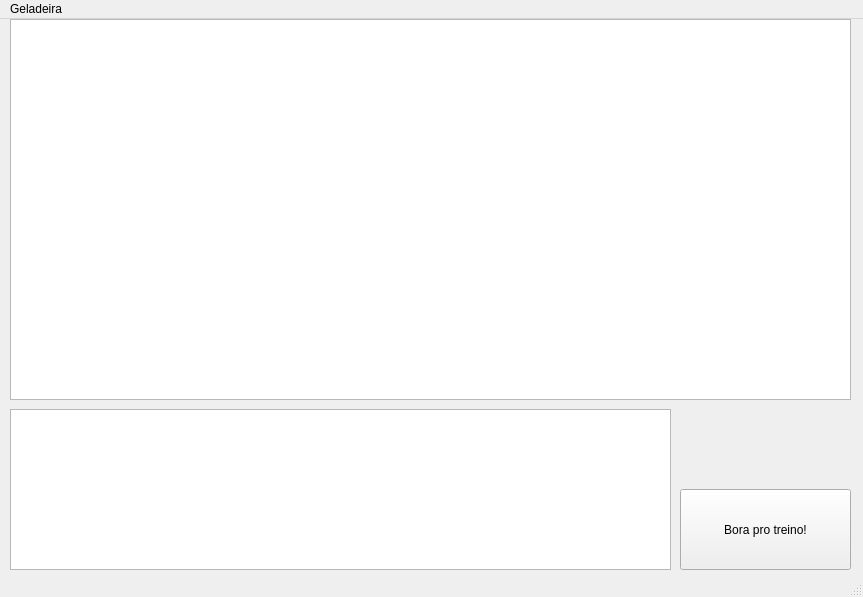
<?xml version="1.0" encoding="UTF-8"?>
<ui version="4.0">
 <class>MainWindow</class>
 <widget class="QMainWindow" name="MainWindow">
  <property name="geometry">
   <rect>
    <x>0</x>
    <y>0</y>
    <width>863</width>
    <height>597</height>
   </rect>
  </property>
  <property name="windowTitle">
   <string>Treininho</string>
  </property>
  <widget class="QWidget" name="centralwidget">
   <widget class="QTextEdit" name="textEdit">
    <property name="geometry">
     <rect>
      <x>10</x>
      <y>0</y>
      <width>841</width>
      <height>381</height>
     </rect>
    </property>
   </widget>
   <widget class="QPushButton" name="compilar">
    <property name="geometry">
     <rect>
      <x>680</x>
      <y>470</y>
      <width>171</width>
      <height>81</height>
     </rect>
    </property>
    <property name="text">
     <string>Bora pro treino!</string>
    </property>
   </widget>
   <widget class="QTextEdit" name="setText">
    <property name="geometry">
     <rect>
      <x>10</x>
      <y>390</y>
      <width>661</width>
      <height>161</height>
     </rect>
    </property>
    <property name="readOnly">
     <bool>true</bool>
    </property>
   </widget>
   <widget class="QLabel" name="label">
    <property name="geometry">
     <rect>
      <x>660</x>
      <y>380</y>
      <width>201</width>
      <height>101</height>
     </rect>
    </property>
    <property name="autoFillBackground">
     <bool>false</bool>
    </property>
    <property name="text">
     <string/>
    </property>
    <property name="pixmap">
     <pixmap resource="image.qrc">:/fitness-icon-png-279_resized.png</pixmap>
    </property>
   </widget>
   <zorder>textEdit</zorder>
   <zorder>setText</zorder>
   <zorder>label</zorder>
   <zorder>compilar</zorder>
  </widget>
  <widget class="QMenuBar" name="menubar">
   <property name="geometry">
    <rect>
     <x>0</x>
     <y>0</y>
     <width>863</width>
     <height>21</height>
    </rect>
   </property>
   <widget class="QMenu" name="menuArquivo">
    <property name="title">
     <string>Geladeira</string>
    </property>
    <addaction name="actionAbrir"/>
    <addaction name="actionSalvar"/>
   </widget>
   <addaction name="menuArquivo"/>
  </widget>
  <widget class="QStatusBar" name="statusbar"/>
  <action name="actionAbrir">
   <property name="text">
    <string>Abre o pré-treino</string>
   </property>
  </action>
  <action name="actionSalvar">
   <property name="text">
    <string>Guarda a marmita</string>
   </property>
  </action>
 </widget>
 <resources>
  <include location="image.qrc"/>
 </resources>
 <connections/>
</ui>
